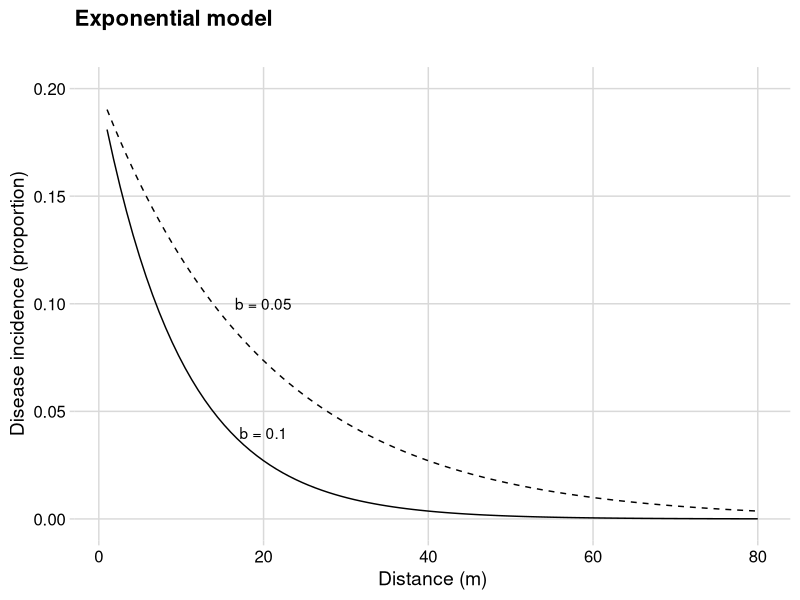
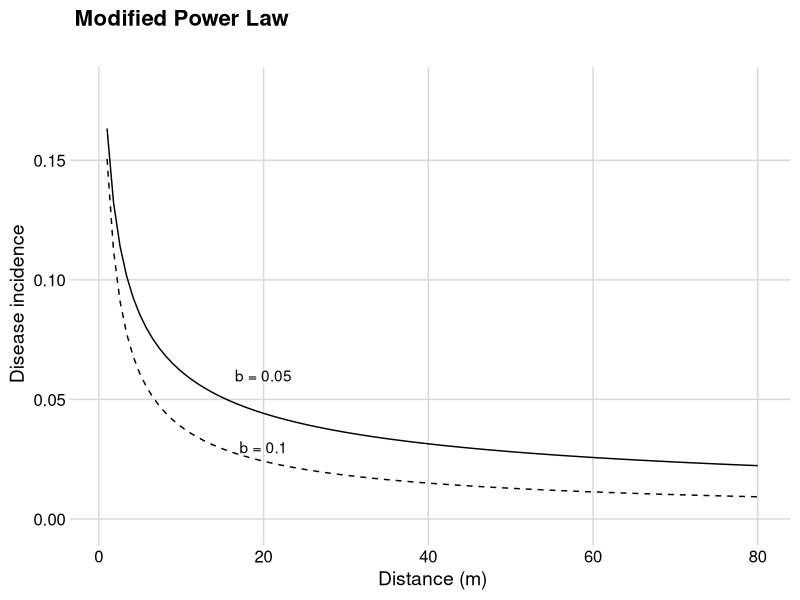
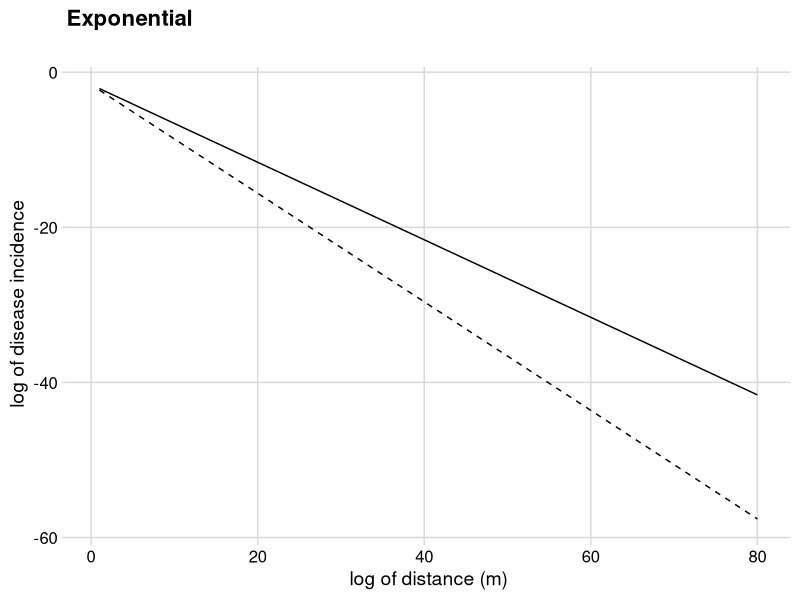
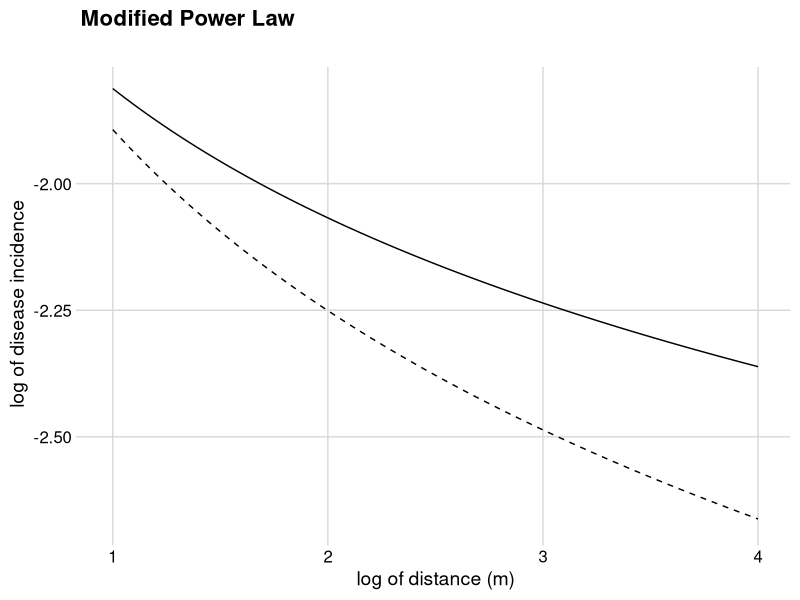
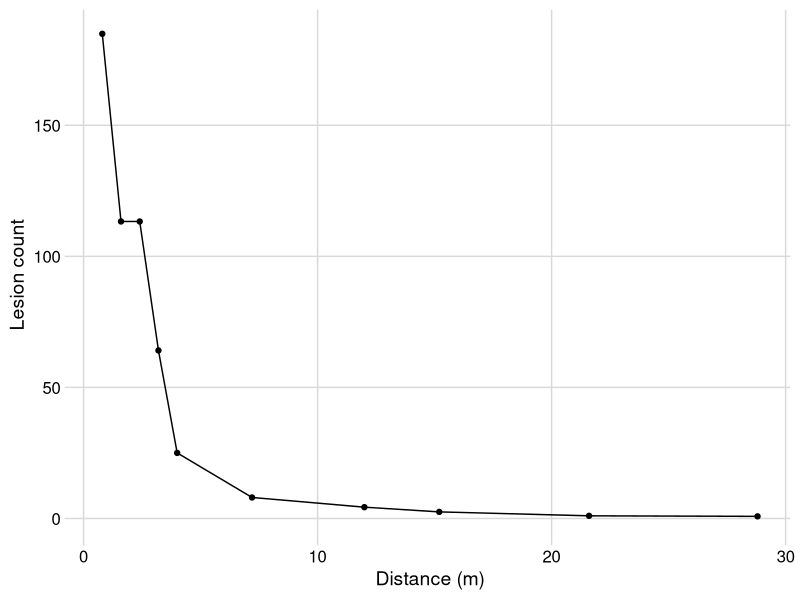
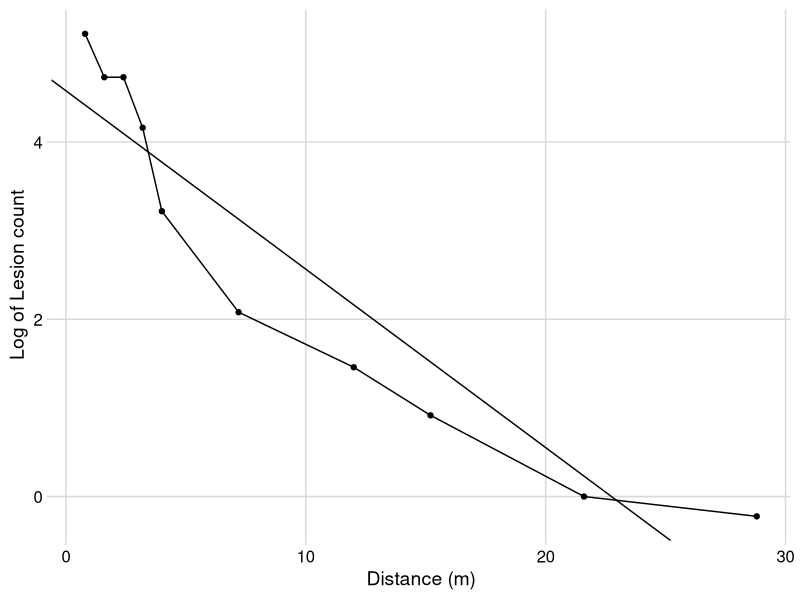
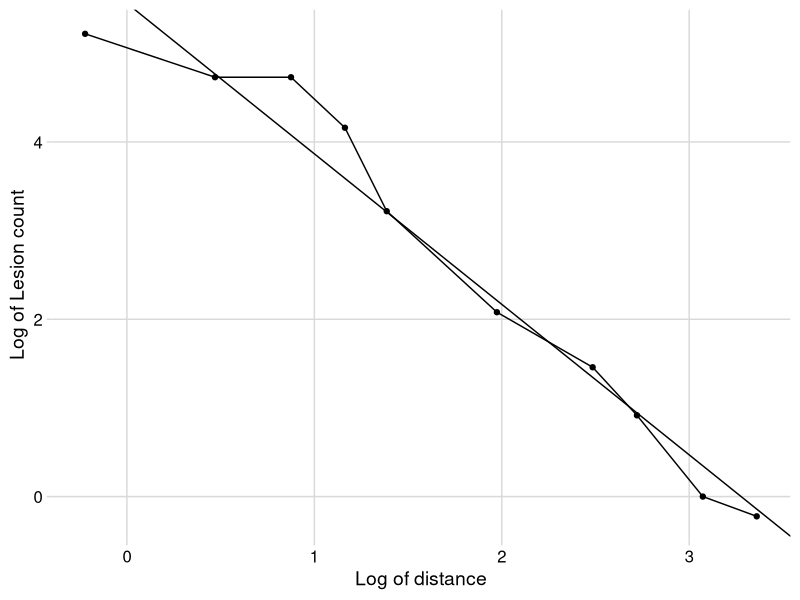
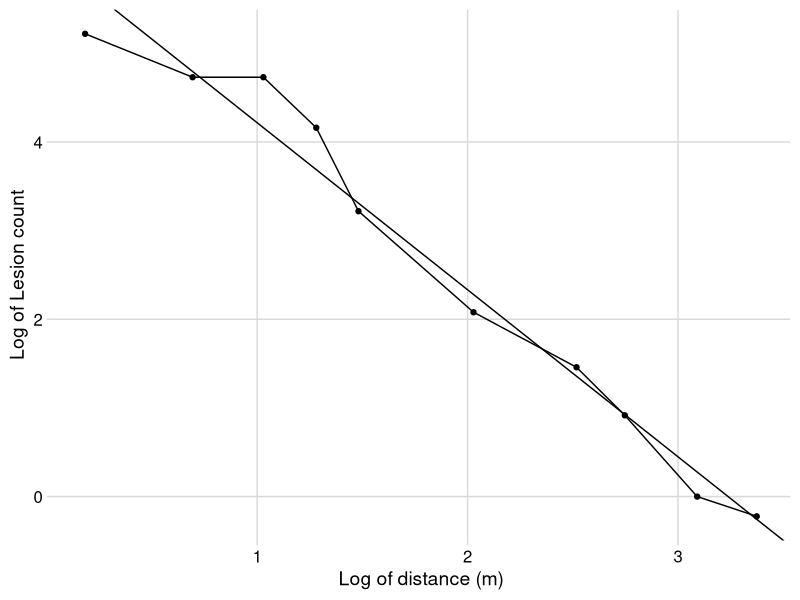

Source code (R) for these figures, in order:
## ---- chunk 1
library(tidyverse)
library(ggthemes)
library(patchwork)
library(cowplot) # for themes 
theme_set(theme_minimal_grid()) # set global theme
## ---- chunk 2
a1 <- 0.2 # y at distance zero for gradient 1
a2 <- 0.2 # y at distance zero for gradient 2
b1 <- 0.1 # decline rate for gradient 1
b2 <- 0.05 # decline rate for gradient 2
max1 <- 80 # maximum distance for gradient 1
max2 <- 80 # maximum distance for gradient 2
dat <- data.frame(x = seq(1:max1), y = seq(0:a1))
## ---- chunk 3

dat |>
  ggplot(aes(x, y)) +
  stat_function(fun = function(x) a1 * exp(-b1 * x), linetype = 1) +
  stat_function(fun = function(x) a2 * exp(-b2 * x), linetype = 2) +
  ylim(0, a1) +
  annotate("text", x = 20, y = 0.04, label = "b = 0.1") +
  annotate("text", x = 20, y = 0.10, label = "b = 0.05") +
  labs(
    title = "Exponential model",
    subtitle = "",
    x = "Distance (m)",
    y = "Disease incidence (proportion)"
  )
## ---- chunk 4
C <- 0.5
a1 <- 0.2 # y at zero distance for gradient 1
a2 <- 0.2 # y at zero distance for gradient 2
b1 <- 0.5 # decline rate for gradient 1
b2 <- 0.7 # decline rate for gradient 2
max1 <- 80 # maximum distance for gradient 1
max2 <- 80 # maximum distance for gradient 2
dat2 <- data.frame(x = seq(1:max1), y = seq(0:a1))


dat2 |>
  ggplot(aes(x, y)) +
  stat_function(fun = function(x) a1 * ((x + C)^-b1), linetype = 1) +
  stat_function(fun = function(x) a2 * ((x + C)^-b2), linetype = 2) +
  ylim(0, a1 - 0.02) +
  annotate("text", x = 20, y = 0.03, label = "b = 0.1") +
  annotate("text", x = 20, y = 0.06, label = "b = 0.05") +
  labs(
    title = "Modified Power Law",
    subtitle = "",
    x = "Distance (m)",
    y = "Disease incidence"
  )
## ---- chunk 5
C <- 0.5
a1 <- 0.2 # y at zero distance for gradient 1
a2 <- 0.2 # y at zero distance for gradient 2
b1 <- 0.5 # decline rate for gradient 1
b2 <- 0.7 # decline rate for gradient 2
max1 <- 80 # maximum distance for gradient 1
max2 <- 80 # maximum distance for gradient 2
dat2 <- data.frame(x = seq(1:max1), y = seq(0:a1))

dat2 |>
  ggplot(aes(x, y)) +
  stat_function(fun = function(x) log(a1) - (b1 * x), linetype = 1) +
  stat_function(fun = function(x) log(a2) - (b2 * x), linetype = 2) +
  labs(
    title = "Exponential",
    subtitle = "",
    x = "log of distance (m)",
    y = "log of disease incidence"
  )
## ---- chunk 6
C <- 0.5
a1 <- 0.2 # y at zero distance for gradient 1
a2 <- 0.2 # y at zero distance for gradient 2
b1 <- 0.5 # decline rate for gradient 1
b2 <- 0.7 # decline rate for gradient 2
max1 <- log(80) # maximum distance for gradient 1
max2 <- log(80) # maximum distance for gradient 2
dat2 <- data.frame(x = seq(1:max1), y = seq(0:a1))

dat2 |>
  ggplot(aes(x, y)) +
  stat_function(fun = function(x) log(a1) - (b1 * log(x + C)), linetype = 1) +
  stat_function(fun = function(x) log(a2) - (b2 * log(x + C)), linetype = 2) +
  labs(
    title = "Modified Power Law",
    subtitle = "",
    x = "log of distance (m)",
    y = "log of disease incidence"
  )
## ---- chunk 7
# create the two vectors
x <- c(0.8, 1.6, 2.4, 3.2, 4, 7.2, 12, 15.2, 21.6, 28.8)
Y <- c(184.9, 113.3, 113.3, 64.1, 25, 8, 4.3, 2.5, 1, 0.8)
grad1 <- data.frame(x, Y) # create the dataframe
grad1 # show the gradient
## ---- chunk 8
grad1 |> 
  ggplot(aes(x, Y))+
  geom_point()+
  geom_line()+
  labs(y = "Lesion count",
       x = "Distance (m)")
## ---- chunk 9
reg_exp <- lm(log(Y) ~ x, data = grad1)
summary(reg_exp)
## ---- chunk 10
reg_p <- lm(log(Y) ~ log(x), data = grad1)
summary(reg_p)
## ---- chunk 11
reg_pm <- lm(log(Y) ~ log(x + 0.4), data = grad1)
summary(reg_pm)
## ---- chunk 12
grad1 |> 
  ggplot(aes(x, log(Y)))+
  geom_point()+
  geom_line()+
  geom_abline(slope = coef(reg_exp)[[2]], intercept = coef(reg_exp)[[1]])+
 labs(y = "Log of Lesion count",
       x = "Distance (m)")


## ---- chunk 13
grad1 |> 
  ggplot(aes(log(x), log(Y)))+
  geom_point()+
  geom_line()+
  geom_abline(slope = coef(reg_p)[[2]], intercept = coef(reg_p)[[1]])+
 labs(y = "Log of Lesion count",
       x = "Log of distance")

## ---- chunk 14
grad1 |> 
  ggplot(aes(log(x+0.4), log(Y)))+
  geom_point()+
  geom_line()+
  geom_abline(slope = coef(reg_pm)[[2]], intercept = coef(reg_pm)[[1]])+
 labs(y = "Log of Lesion count",
       x = "Log of distance (m)")

